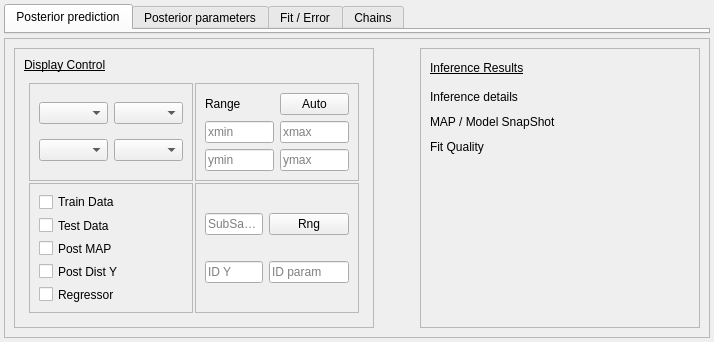
     <widget class="QWidget" name="displayPanel" native="true">
      <property name="sizePolicy">
       <sizepolicy hsizetype="Expanding" vsizetype="Preferred">
        <horstretch>0</horstretch>
        <verstretch>0</verstretch>
       </sizepolicy>
      </property>
      <property name="minimumSize">
       <size>
        <width>300</width>
        <height>0</height>
       </size>
      </property>
      <property name="maximumSize">
       <size>
        <width>16777215</width>
        <height>16777215</height>
       </size>
      </property>
      <property name="styleSheet">
       <string notr="true"/>
      </property>
      <layout class="QVBoxLayout" name="layoutPanel">
       <property name="spacing">
        <number>4</number>
       </property>
       <property name="leftMargin">
        <number>4</number>
       </property>
       <property name="topMargin">
        <number>4</number>
       </property>
       <property name="rightMargin">
        <number>4</number>
       </property>
       <property name="bottomMargin">
        <number>4</number>
       </property>
       <item>
        <widget class="QTabWidget" name="tabViewPanel">
         <property name="sizePolicy">
          <sizepolicy hsizetype="Preferred" vsizetype="Expanding">
           <horstretch>0</horstretch>
           <verstretch>0</verstretch>
          </sizepolicy>
         </property>
         <property name="minimumSize">
          <size>
           <width>0</width>
           <height>0</height>
          </size>
         </property>
         <property name="layoutDirection">
          <enum>Qt::LeftToRight</enum>
         </property>
         <property name="styleSheet">
          <string notr="true"/>
         </property>
         <property name="currentIndex">
          <number>0</number>
         </property>
         <widget class="QWidget" name="tab">
          <property name="styleSheet">
           <string notr="true"/>
          </property>
          <attribute name="title">
           <string>Posterior prediction</string>
          </attribute>
         </widget>
         <widget class="QWidget" name="tab_2">
          <property name="styleSheet">
           <string notr="true"/>
          </property>
          <attribute name="title">
           <string>Posterior parameters</string>
          </attribute>
         </widget>
         <widget class="QWidget" name="tab_3">
          <property name="styleSheet">
           <string notr="true"/>
          </property>
          <attribute name="title">
           <string>Fit / Error</string>
          </attribute>
         </widget>
         <widget class="QWidget" name="tab_4">
          <property name="styleSheet">
           <string notr="true"/>
          </property>
          <attribute name="title">
           <string>Chains</string>
          </attribute>
         </widget>
        </widget>
       </item>
       <item>
        <widget class="QFrame" name="subDisplayPanel">
         <property name="sizePolicy">
          <sizepolicy hsizetype="Preferred" vsizetype="Preferred">
           <horstretch>0</horstretch>
           <verstretch>0</verstretch>
          </sizepolicy>
         </property>
         <property name="minimumSize">
          <size>
           <width>0</width>
           <height>220</height>
          </size>
         </property>
         <property name="maximumSize">
          <size>
           <width>16777215</width>
           <height>300</height>
          </size>
         </property>
         <property name="baseSize">
          <size>
           <width>0</width>
           <height>0</height>
          </size>
         </property>
         <property name="frameShape">
          <enum>QFrame::StyledPanel</enum>
         </property>
         <property name="frameShadow">
          <enum>QFrame::Plain</enum>
         </property>
         <layout class="QHBoxLayout" name="layoutDisplaySubPanel">
          <item>
           <widget class="QFrame" name="displayControl">
            <property name="sizePolicy">
             <sizepolicy hsizetype="Preferred" vsizetype="Preferred">
              <horstretch>0</horstretch>
              <verstretch>0</verstretch>
             </sizepolicy>
            </property>
            <property name="minimumSize">
             <size>
              <width>360</width>
              <height>0</height>
             </size>
            </property>
            <property name="maximumSize">
             <size>
              <width>320</width>
              <height>16777215</height>
             </size>
            </property>
            <property name="frameShape">
             <enum>QFrame::StyledPanel</enum>
            </property>
            <property name="frameShadow">
             <enum>QFrame::Raised</enum>
            </property>
            <layout class="QVBoxLayout" name="layoutDisplayControl">
             <item>
              <widget class="QLabel" name="labelDisplay">
               <property name="maximumSize">
                <size>
                 <width>16777215</width>
                 <height>20</height>
                </size>
               </property>
               <property name="styleSheet">
                <string notr="true">text-decoration: underline;
font: 9pt &quot;Sans Serif&quot;;</string>
               </property>
               <property name="text">
                <string>Display Control</string>
               </property>
              </widget>
             </item>
             <item>
              <widget class="QWidget" name="displayFineControl" native="true">
               <layout class="QGridLayout" name="layoutDisplayFineControl">
                <property name="leftMargin">
                 <number>5</number>
                </property>
                <property name="topMargin">
                 <number>5</number>
                </property>
                <property name="rightMargin">
                 <number>5</number>
                </property>
                <property name="bottomMargin">
                 <number>5</number>
                </property>
                <property name="spacing">
                 <number>2</number>
                </property>
                <item row="1" column="0">
                 <widget class="QFrame" name="legendSelectPanel">
                  <property name="sizePolicy">
                   <sizepolicy hsizetype="Expanding" vsizetype="Preferred">
                    <horstretch>0</horstretch>
                    <verstretch>0</verstretch>
                   </sizepolicy>
                  </property>
                  <property name="frameShape">
                   <enum>QFrame::StyledPanel</enum>
                  </property>
                  <property name="frameShadow">
                   <enum>QFrame::Raised</enum>
                  </property>
                  <layout class="QVBoxLayout" name="layoutControlVert1">
                   <item>
                    <widget class="QCheckBox" name="checkLegend1">
                     <property name="text">
                      <string>Train Data</string>
                     </property>
                    </widget>
                   </item>
                   <item>
                    <widget class="QCheckBox" name="checkLegend2">
                     <property name="text">
                      <string>Test Data</string>
                     </property>
                    </widget>
                   </item>
                   <item>
                    <widget class="QCheckBox" name="checkLegend3">
                     <property name="text">
                      <string>Post MAP</string>
                     </property>
                    </widget>
                   </item>
                   <item>
                    <widget class="QCheckBox" name="checkLegend4">
                     <property name="text">
                      <string>Post Dist Y</string>
                     </property>
                    </widget>
                   </item>
                   <item>
                    <widget class="QCheckBox" name="checkLegend5">
                     <property name="text">
                      <string>Regressor</string>
                     </property>
                    </widget>
                   </item>
                  </layout>
                 </widget>
                </item>
                <item row="0" column="1">
                 <widget class="QFrame" name="rangeSelectionPanel">
                  <property name="frameShape">
                   <enum>QFrame::StyledPanel</enum>
                  </property>
                  <property name="frameShadow">
                   <enum>QFrame::Raised</enum>
                  </property>
                  <layout class="QGridLayout" name="layoutControlGrid2">
                   <item row="1" column="1">
                    <widget class="QLineEdit" name="lineEdXmax">
                     <property name="sizePolicy">
                      <sizepolicy hsizetype="Fixed" vsizetype="Fixed">
                       <horstretch>0</horstretch>
                       <verstretch>0</verstretch>
                      </sizepolicy>
                     </property>
                     <property name="maximumSize">
                      <size>
                       <width>80</width>
                       <height>16777215</height>
                      </size>
                     </property>
                     <property name="placeholderText">
                      <string>xmax</string>
                     </property>
                    </widget>
                   </item>
                   <item row="0" column="1">
                    <widget class="QPushButton" name="pushAutoRange">
                     <property name="text">
                      <string>Auto</string>
                     </property>
                    </widget>
                   </item>
                   <item row="0" column="0">
                    <widget class="QLabel" name="labelRange">
                     <property name="text">
                      <string>Range</string>
                     </property>
                    </widget>
                   </item>
                   <item row="1" column="0">
                    <widget class="QLineEdit" name="lineEdXmin">
                     <property name="sizePolicy">
                      <sizepolicy hsizetype="Fixed" vsizetype="Fixed">
                       <horstretch>0</horstretch>
                       <verstretch>0</verstretch>
                      </sizepolicy>
                     </property>
                     <property name="maximumSize">
                      <size>
                       <width>80</width>
                       <height>16777215</height>
                      </size>
                     </property>
                     <property name="placeholderText">
                      <string>xmin</string>
                     </property>
                    </widget>
                   </item>
                   <item row="2" column="0">
                    <widget class="QLineEdit" name="lineEdYmin">
                     <property name="sizePolicy">
                      <sizepolicy hsizetype="Fixed" vsizetype="Fixed">
                       <horstretch>0</horstretch>
                       <verstretch>0</verstretch>
                      </sizepolicy>
                     </property>
                     <property name="maximumSize">
                      <size>
                       <width>80</width>
                       <height>16777215</height>
                      </size>
                     </property>
                     <property name="placeholderText">
                      <string>ymin</string>
                     </property>
                    </widget>
                   </item>
                   <item row="2" column="1">
                    <widget class="QLineEdit" name="lineEdYmax">
                     <property name="sizePolicy">
                      <sizepolicy hsizetype="Fixed" vsizetype="Fixed">
                       <horstretch>0</horstretch>
                       <verstretch>0</verstretch>
                      </sizepolicy>
                     </property>
                     <property name="maximumSize">
                      <size>
                       <width>80</width>
                       <height>16777215</height>
                      </size>
                     </property>
                     <property name="placeholderText">
                      <string>ymax</string>
                     </property>
                    </widget>
                   </item>
                  </layout>
                 </widget>
                </item>
                <item row="1" column="1">
                 <widget class="QFrame" name="subVisuPanel">
                  <property name="frameShape">
                   <enum>QFrame::StyledPanel</enum>
                  </property>
                  <property name="frameShadow">
                   <enum>QFrame::Raised</enum>
                  </property>
                  <layout class="QGridLayout" name="layoutControlGrid3">
                   <item row="0" column="0">
                    <widget class="QLineEdit" name="lineEdSubSampVisu">
                     <property name="maximumSize">
                      <size>
                       <width>80</width>
                       <height>16777215</height>
                      </size>
                     </property>
                     <property name="placeholderText">
                      <string>SubSamp</string>
                     </property>
                    </widget>
                   </item>
                   <item row="1" column="0">
                    <widget class="QLineEdit" name="lineEdIDSelY">
                     <property name="placeholderText">
                      <string>ID Y</string>
                     </property>
                    </widget>
                   </item>
                   <item row="1" column="1">
                    <widget class="QLineEdit" name="lineEdIDSelPar">
                     <property name="placeholderText">
                      <string>ID param</string>
                     </property>
                    </widget>
                   </item>
                   <item row="0" column="1">
                    <widget class="QPushButton" name="pushAutoSubSamp">
                     <property name="maximumSize">
                      <size>
                       <width>16777215</width>
                       <height>16777215</height>
                      </size>
                     </property>
                     <property name="text">
                      <string>Rng</string>
                     </property>
                    </widget>
                   </item>
                  </layout>
                 </widget>
                </item>
                <item row="0" column="0">
                 <widget class="QFrame" name="dimensionSelectionPanel">
                  <property name="sizePolicy">
                   <sizepolicy hsizetype="Expanding" vsizetype="Preferred">
                    <horstretch>0</horstretch>
                    <verstretch>0</verstretch>
                   </sizepolicy>
                  </property>
                  <property name="frameShape">
                   <enum>QFrame::StyledPanel</enum>
                  </property>
                  <property name="frameShadow">
                   <enum>QFrame::Raised</enum>
                  </property>
                  <layout class="QGridLayout" name="layoutControlGrid1">
                   <item row="0" column="0">
                    <widget class="QComboBox" name="selectDimR">
                     <property name="currentIndex">
                      <number>-1</number>
                     </property>
                     <property name="placeholderText">
                      <string>Dim X</string>
                     </property>
                    </widget>
                   </item>
                   <item row="1" column="1">
                    <widget class="QComboBox" name="selectDim2">
                     <property name="placeholderText">
                      <string>Scatter2</string>
                     </property>
                    </widget>
                   </item>
                   <item row="0" column="1">
                    <widget class="QComboBox" name="selectDimP">
                     <property name="placeholderText">
                      <string>Grid</string>
                     </property>
                    </widget>
                   </item>
                   <item row="1" column="0">
                    <widget class="QComboBox" name="selectDim1">
                     <property name="placeholderText">
                      <string>Scatter1</string>
                     </property>
                    </widget>
                   </item>
                  </layout>
                 </widget>
                </item>
               </layout>
              </widget>
             </item>
            </layout>
           </widget>
          </item>
          <item>
           <spacer name="horizontalSpacer">
            <property name="orientation">
             <enum>Qt::Horizontal</enum>
            </property>
            <property name="sizeHint" stdset="0">
             <size>
              <width>40</width>
              <height>20</height>
             </size>
            </property>
           </spacer>
          </item>
          <item>
           <widget class="QFrame" name="inferenceView">
            <property name="sizePolicy">
             <sizepolicy hsizetype="MinimumExpanding" vsizetype="Preferred">
              <horstretch>0</horstretch>
              <verstretch>0</verstretch>
             </sizepolicy>
            </property>
            <property name="minimumSize">
             <size>
              <width>280</width>
              <height>0</height>
             </size>
            </property>
            <property name="maximumSize">
             <size>
              <width>500</width>
              <height>16777215</height>
             </size>
            </property>
            <property name="layoutDirection">
             <enum>Qt::LeftToRight</enum>
            </property>
            <property name="frameShape">
             <enum>QFrame::StyledPanel</enum>
            </property>
            <property name="frameShadow">
             <enum>QFrame::Raised</enum>
            </property>
            <widget class="QLabel" name="labelResults">
             <property name="geometry">
              <rect>
               <x>10</x>
               <y>10</y>
               <width>120</width>
               <height>20</height>
              </rect>
             </property>
             <property name="styleSheet">
              <string notr="true">text-decoration: underline;
font: 9pt &quot;Sans Serif&quot;;</string>
             </property>
             <property name="text">
              <string>Inference Results</string>
             </property>
            </widget>
            <widget class="QLabel" name="labelResult1">
             <property name="geometry">
              <rect>
               <x>10</x>
               <y>40</y>
               <width>200</width>
               <height>17</height>
              </rect>
             </property>
             <property name="styleSheet">
              <string notr="true"/>
             </property>
             <property name="text">
              <string>Inference details</string>
             </property>
            </widget>
            <widget class="QLabel" name="labelResult2">
             <property name="geometry">
              <rect>
               <x>10</x>
               <y>65</y>
               <width>200</width>
               <height>17</height>
              </rect>
             </property>
             <property name="styleSheet">
              <string notr="true"/>
             </property>
             <property name="text">
              <string>MAP / Model SnapShot</string>
             </property>
            </widget>
            <widget class="QLabel" name="labelResult3">
             <property name="geometry">
              <rect>
               <x>10</x>
               <y>90</y>
               <width>200</width>
               <height>17</height>
              </rect>
             </property>
             <property name="styleSheet">
              <string notr="true"/>
             </property>
             <property name="text">
              <string>Fit Quality</string>
             </property>
            </widget>
           </widget>
          </item>
         </layout>
        </widget>
       </item>
      </layout>
     </widget>
